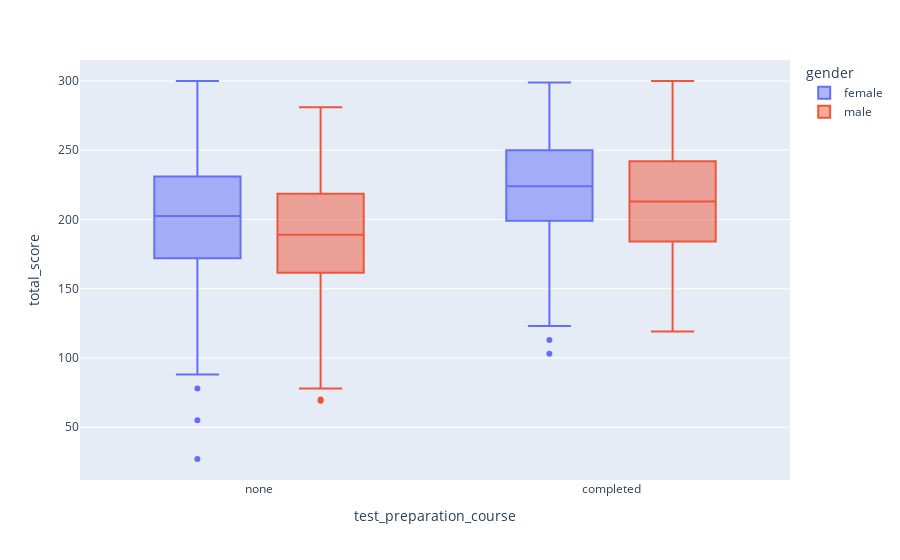

The notebook cell this image was saved under:
### Code cell
px.box(data, x = 'test_preparation_course', y = 'total_score', color= 'gender')

### Figure 1 — Plotly figure (JSON) as saved in the notebook; plotly's stock layout.template omitted (floating-point values rounded to 4 significant figures; data arrays with more than 128 entries replaced by an {"elided": "..."} marker saying what was removed)
{"data": [{"alignmentgroup": "True", "hovertemplate": "gender=female<br>test_preparation_course=%{x}<br>total_score=%{y}<extra></extra>", "legendgroup": "female", "marker": {"color": "#636efa"}, "name": "female", "notched": false, "offsetgroup": "female", "orientation": "v", "showlegend": true, "type": "box", "x": {"elided": "518 str values"}, "x0": " ", "xaxis": "x", "y": {"elided": "518 int values"}, "y0": " ", "yaxis": "y"}, {"alignmentgroup": "True", "hovertemplate": "gender=male<br>test_preparation_course=%{x}<br>total_score=%{y}<extra></extra>", "legendgroup": "male", "marker": {"color": "#EF553B"}, "name": "male", "notched": false, "offsetgroup": "male", "orientation": "v", "showlegend": true, "type": "box", "x": {"elided": "482 str values"}, "x0": " ", "xaxis": "x", "y": {"elided": "482 int values"}, "y0": " ", "yaxis": "y"}], "layout": {"boxmode": "group", "legend": {"title": {"text": "gender"}, "tracegroupgap": 0}, "margin": {"t": 60}, "xaxis": {"anchor": "y", "domain": [0, 1], "title": {"text": "test_preparation_course"}}, "yaxis": {"anchor": "x", "domain": [0, 1], "title": {"text": "total_score"}}}}
